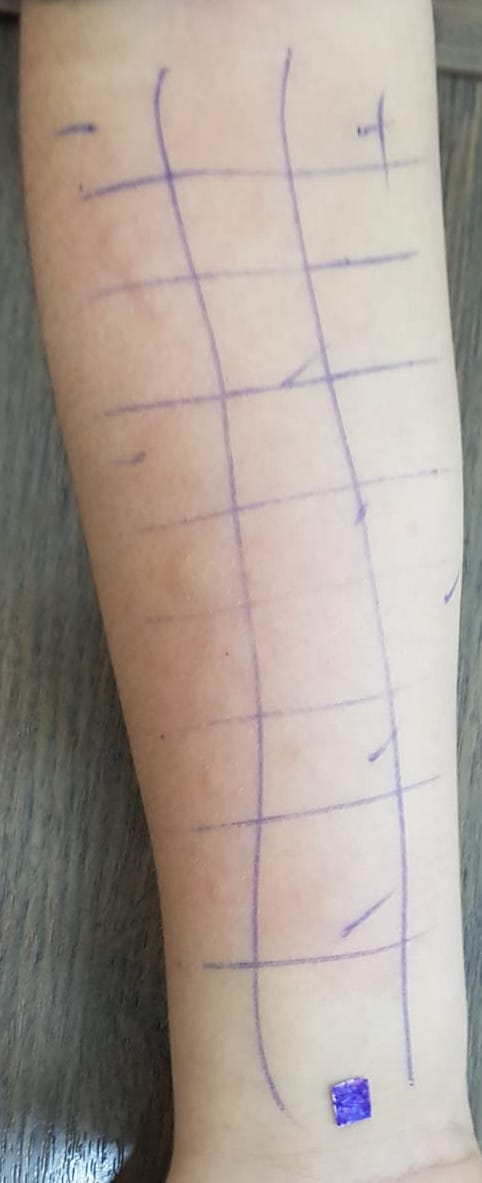
#> input picture ALLERVIEW/images/3.jpeg, 482 x 1183 px
$ python inRangeExample.py
#> lines starting #> are read from the running program, lines starting #| are printed output that depends on the picture; after the words box and inside, x2 and y2 are one past the last pixel; in counts of white or black regions, pixels touching at a corner belong together
import cv2 as cv
import numpy as np

image_path = "images/3.jpeg"

original_img = cv.imread(image_path)
#> original_img is the input picture: shape (1183, 482, 3); mean B, G, R 150.3, 158.5, 170.3
resizeImage_var = original_img

scale_percent = 70
width = int(resizeImage_var.shape[1] * scale_percent / 100)
#> width = 337
height = int(resizeImage_var.shape[0] * scale_percent / 100)
#> height = 828
dim = (width, height)
#> dim = (337, 828)
resizedImage = cv.resize(resizeImage_var, dim, interpolation=cv.INTER_AREA)

hsv_img = cv.cvtColor(resizedImage, cv.COLOR_BGR2HSV)
#> hsv_img: shape (828, 337, 3); mean H, S, V 30.9, 36.1, 171.8

lower = np.array([0, 40, 140], dtype="uint8")
upper = np.array([15, 100, 210], dtype="uint8")

mask = cv.inRange(hsv_img, lower, upper)
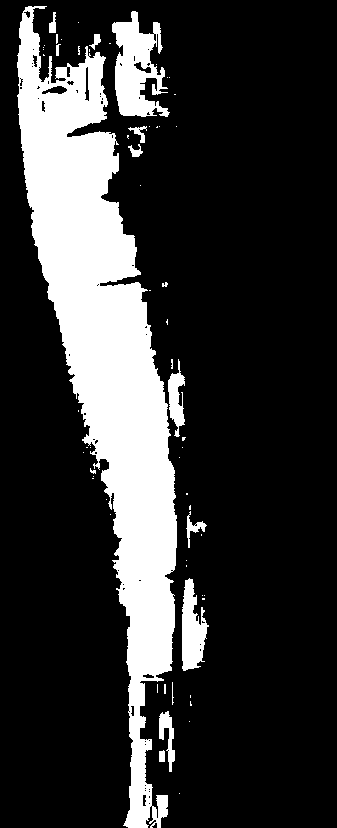
#> mask: shape (828, 337); 20.5% white; 63 white regions (47 under 20 px), largest, box (x1, y1, x2, y2) and area: (17, 6, 177, 828) 50029, (112, 11, 170, 117) 3522, (182, 578, 209, 671) 1561

result = cv.bitwise_and(resizedImage, resizedImage, mask=mask)
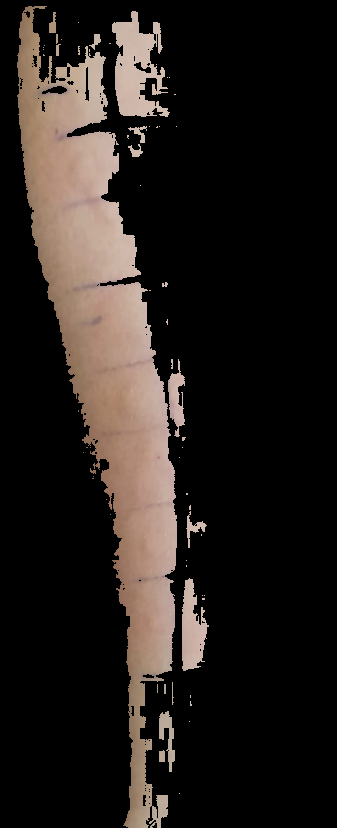
#> result: shape (828, 337, 3); mean B, G, R 27.4, 31, 37

cv.imshow("result", result)
cv.imshow("original", resizedImage)

cv.waitKey(0)
cv.destroyAllWindows()

$ run again, with ALLERVIEW/images/10.jpeg copied over ALLERVIEW/images/3.jpeg
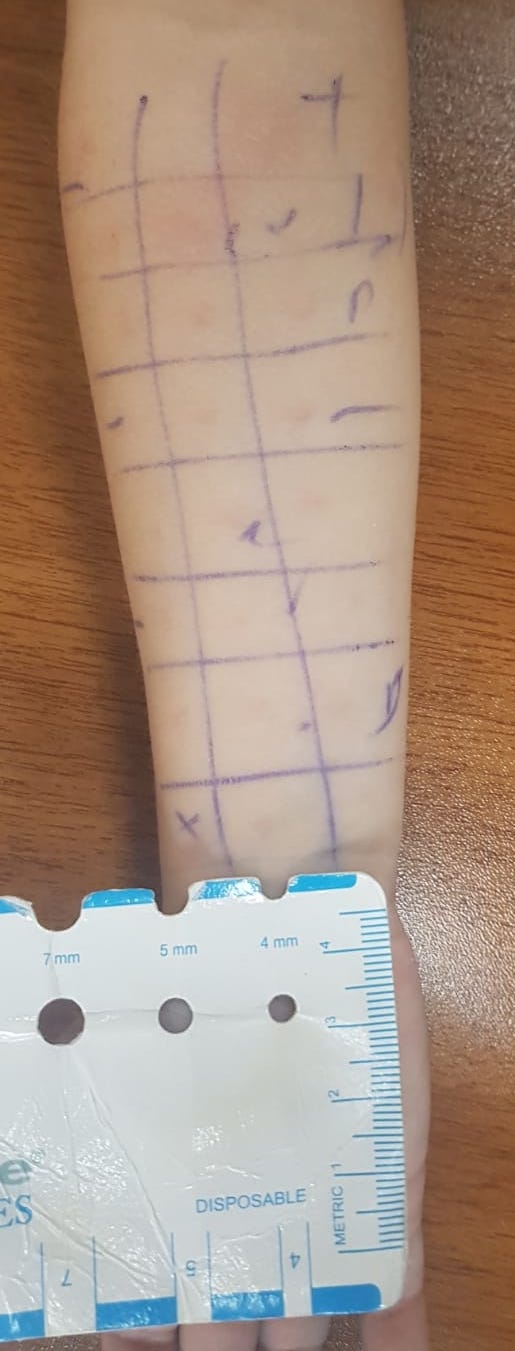
#> input picture ALLERVIEW/images/10.jpeg, 515 x 1351 px
#> original_img is the input picture: shape (1351, 515, 3); mean B, G, R 132, 147.6, 169.2
#> hsv_img: shape (945, 360, 3); mean H, S, V 34.3, 76.5, 173.8
#> `mask = cv.inRange(hsv_img, lower, upper)`:
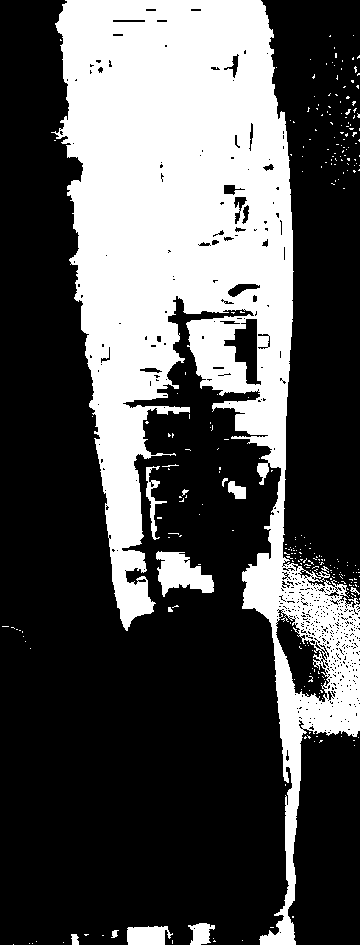
#> mask: shape (945, 360); 32.3% white; 285 white regions (271 under 20 px), largest, box (x1, y1, x2, y2) and area: (51, 0, 360, 945) 105345, (156, 551, 214, 597) 1549, (127, 926, 173, 945) 721
#> `result = cv.bitwise_and(resizedImage, resizedImage, mask=mask)`:
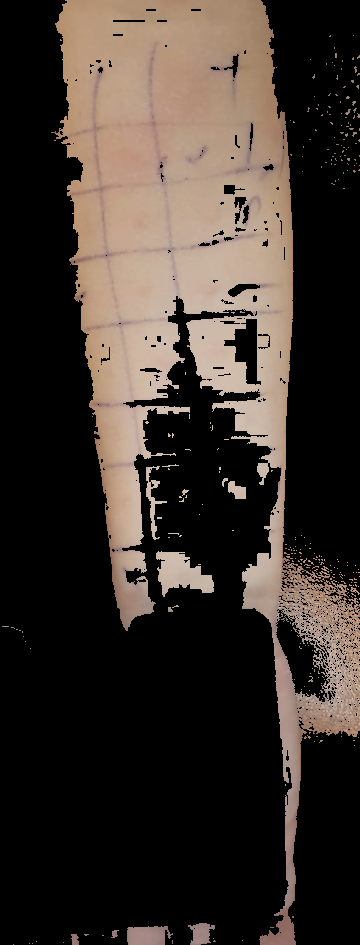
#> result: shape (945, 360, 3); mean B, G, R 44, 50.5, 59.5

$ run again, with ALLERVIEW/images/11.jpeg copied over ALLERVIEW/images/3.jpeg
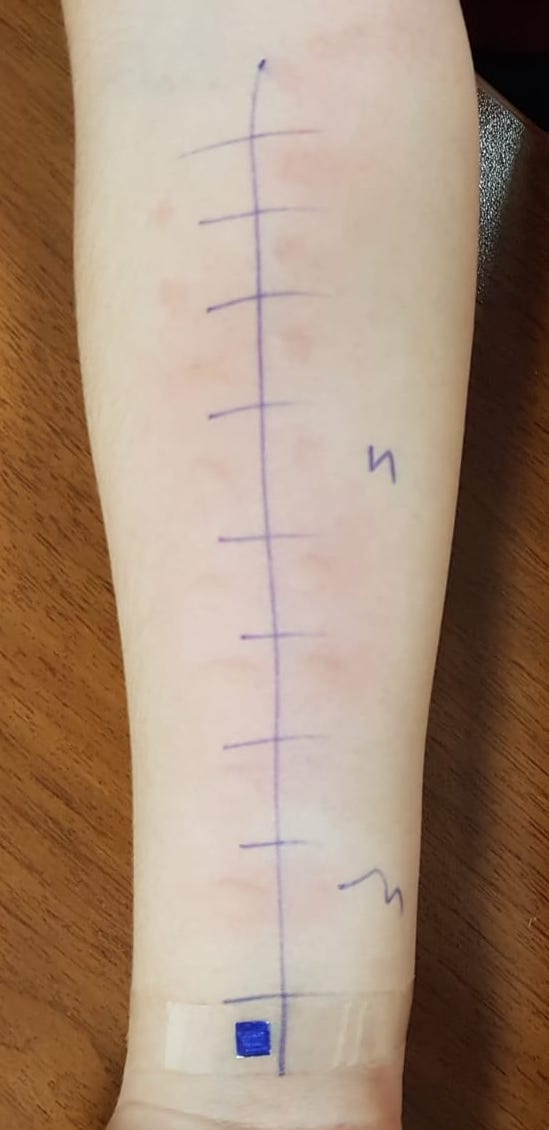
#> input picture ALLERVIEW/images/11.jpeg, 549 x 1130 px
#> original_img is the input picture: shape (1130, 549, 3); mean B, G, R 120.3, 140.2, 164.9
#> hsv_img: shape (791, 384, 3); mean H, S, V 19.3, 89.6, 165.1
#> `mask = cv.inRange(hsv_img, lower, upper)`:
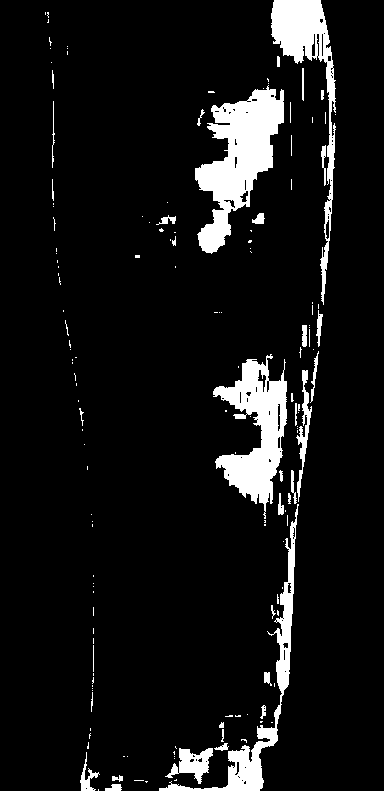
#> mask: shape (791, 384); 8% white; 154 white regions (115 under 20 px), largest, box (x1, y1, x2, y2) and area: (195, 85, 284, 254) 7017, (213, 354, 287, 519) 5561, (271, 0, 336, 305) 4173
#> `result = cv.bitwise_and(resizedImage, resizedImage, mask=mask)`:
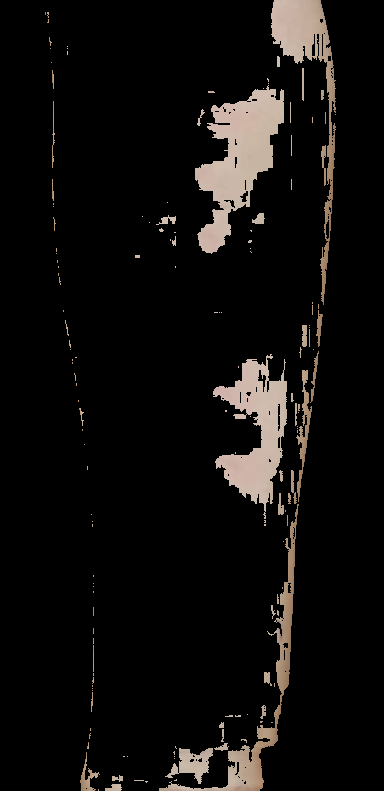
#> result: shape (791, 384, 3); mean B, G, R 12.3, 13.7, 15.6
